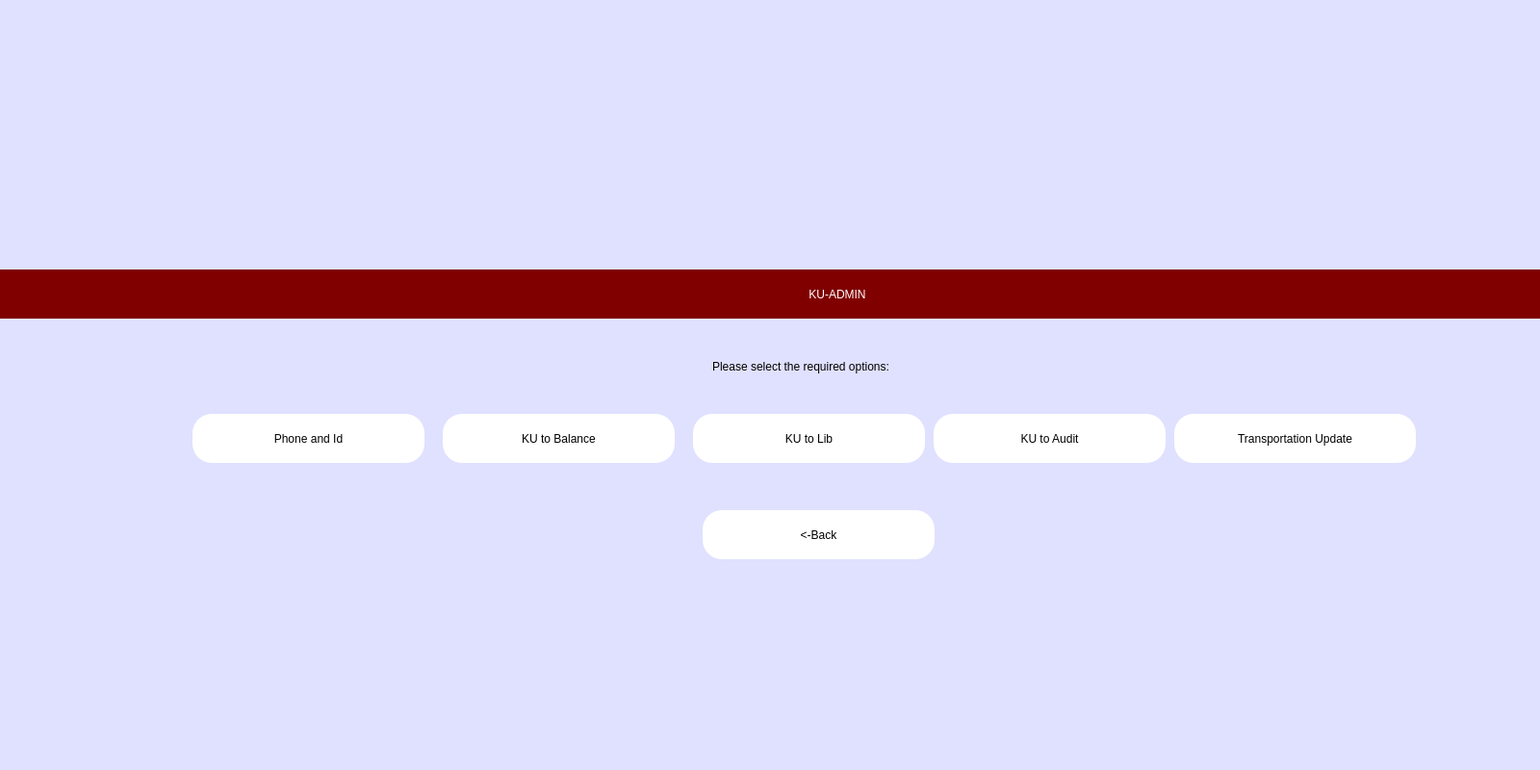
<?xml version="1.0" encoding="UTF-8"?>
<ui version="4.0">
 <class>updatedb</class>
 <widget class="QMainWindow" name="updatedb">
  <property name="geometry">
   <rect>
    <x>0</x>
    <y>0</y>
    <width>1600</width>
    <height>800</height>
   </rect>
  </property>
  <property name="windowTitle">
   <string>iCardSIS</string>
  </property>
  <property name="styleSheet">
   <string notr="true">background-color: rgb(224, 225, 255);</string>
  </property>
  <widget class="QWidget" name="centralwidget">
   <widget class="QLabel" name="label_3">
    <property name="geometry">
     <rect>
      <x>740</x>
      <y>360</y>
      <width>341</width>
      <height>41</height>
     </rect>
    </property>
    <property name="styleSheet">
     <string notr="true">font: 700 14pt &quot;Times New Roman&quot;;</string>
    </property>
    <property name="text">
     <string>Please select the required options:</string>
    </property>
   </widget>
   <widget class="QPushButton" name="pushButton_bus">
    <property name="geometry">
     <rect>
      <x>460</x>
      <y>430</y>
      <width>241</width>
      <height>51</height>
     </rect>
    </property>
    <property name="styleSheet">
     <string notr="true">QPushButton{color: black;

border-radius: 20px;
font: 700 13pt Times New Roman;
background-color: white

}
QPushButton:pressed{background-color: rgb(170, 0, 0);}</string>
    </property>
    <property name="text">
     <string>KU to Balance</string>
    </property>
   </widget>
   <widget class="QPushButton" name="pushButton_back_2">
    <property name="geometry">
     <rect>
      <x>730</x>
      <y>530</y>
      <width>241</width>
      <height>51</height>
     </rect>
    </property>
    <property name="styleSheet">
     <string notr="true">QPushButton{color: black;

border-radius: 20px;
font: 700 13pt Times New Roman;
background-color: white

}
QPushButton:pressed{background-color: rgb(170, 0, 0);}</string>
    </property>
    <property name="text">
     <string>&lt;-Back</string>
    </property>
   </widget>
   <widget class="QPushButton" name="pushButton_phone">
    <property name="geometry">
     <rect>
      <x>200</x>
      <y>430</y>
      <width>241</width>
      <height>51</height>
     </rect>
    </property>
    <property name="styleSheet">
     <string notr="true">QPushButton{color: black;

border-radius: 20px;
font: 700 13pt Times New Roman;
background-color: white

}
QPushButton:pressed{background-color: rgb(170, 0, 0);}</string>
    </property>
    <property name="text">
     <string>Phone and Id</string>
    </property>
   </widget>
   <widget class="QLabel" name="label">
    <property name="geometry">
     <rect>
      <x>740</x>
      <y>40</y>
      <width>190</width>
      <height>190</height>
     </rect>
    </property>
    <property name="text">
     <string/>
    </property>
    <property name="pixmap">
     <pixmap resource="resource.qrc">:/image/images/4.jpg</pixmap>
    </property>
    <property name="scaledContents">
     <bool>true</bool>
    </property>
   </widget>
   <widget class="QLabel" name="label_2">
    <property name="geometry">
     <rect>
      <x>-30</x>
      <y>280</y>
      <width>1800</width>
      <height>51</height>
     </rect>
    </property>
    <property name="styleSheet">
     <string notr="true">font: 700 16pt Times New Roman;
color:white;
background-color: maroon</string>
    </property>
    <property name="text">
     <string>KU-ADMIN</string>
    </property>
    <property name="alignment">
     <set>Qt::AlignCenter</set>
    </property>
   </widget>
   <widget class="QPushButton" name="pushButton_lib">
    <property name="geometry">
     <rect>
      <x>720</x>
      <y>430</y>
      <width>241</width>
      <height>51</height>
     </rect>
    </property>
    <property name="styleSheet">
     <string notr="true">QPushButton{color: black;

border-radius: 20px;
font: 700 13pt Times New Roman;
background-color: white

}
QPushButton:pressed{background-color: rgb(170, 0, 0);}</string>
    </property>
    <property name="text">
     <string>KU to Lib</string>
    </property>
   </widget>
   <widget class="QPushButton" name="pushButton_audit">
    <property name="geometry">
     <rect>
      <x>970</x>
      <y>430</y>
      <width>241</width>
      <height>51</height>
     </rect>
    </property>
    <property name="styleSheet">
     <string notr="true">QPushButton{color: black;

border-radius: 20px;
font: 700 13pt Times New Roman;
background-color: white

}
QPushButton:pressed{background-color: rgb(170, 0, 0);}</string>
    </property>
    <property name="text">
     <string>KU to Audit</string>
    </property>
   </widget>
   <widget class="QPushButton" name="pushButton_transport">
    <property name="geometry">
     <rect>
      <x>1220</x>
      <y>430</y>
      <width>251</width>
      <height>51</height>
     </rect>
    </property>
    <property name="styleSheet">
     <string notr="true">QPushButton{color: black;

border-radius: 20px;
font: 700 13pt Times New Roman;
background-color: white

}
QPushButton:pressed{background-color: rgb(170, 0, 0);}</string>
    </property>
    <property name="text">
     <string>Transportation Update</string>
    </property>
   </widget>
  </widget>
 </widget>
 <resources>
  <include location="resource.qrc"/>
 </resources>
 <connections/>
</ui>
